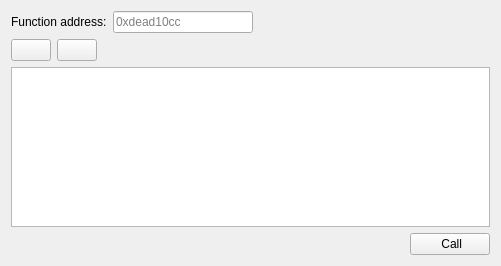
<?xml version="1.0" encoding="UTF-8"?>
<ui version="4.0">
 <class>CallPane</class>
 <widget class="QWidget" name="CallPane">
  <property name="geometry">
   <rect>
    <x>0</x>
    <y>0</y>
    <width>501</width>
    <height>266</height>
   </rect>
  </property>
  <property name="windowTitle">
   <string>Form</string>
  </property>
  <layout class="QVBoxLayout" name="verticalLayout">
   <item>
    <layout class="QHBoxLayout" name="horizontalLayout">
     <item>
      <widget class="QLabel" name="label">
       <property name="text">
        <string>Function address:</string>
       </property>
      </widget>
     </item>
     <item>
      <widget class="QLineEdit" name="addrEdit">
       <property name="maximumSize">
        <size>
         <width>140</width>
         <height>16777215</height>
        </size>
       </property>
       <property name="maxLength">
        <number>10</number>
       </property>
       <property name="placeholderText">
        <string>0xdead10cc</string>
       </property>
      </widget>
     </item>
     <item>
      <spacer name="horizontalSpacer">
       <property name="orientation">
        <enum>Qt::Horizontal</enum>
       </property>
       <property name="sizeHint" stdset="0">
        <size>
         <width>40</width>
         <height>20</height>
        </size>
       </property>
      </spacer>
     </item>
    </layout>
   </item>
   <item>
    <layout class="QHBoxLayout" name="horizontalLayout_2">
     <item>
      <widget class="QPushButton" name="addParam">
       <property name="text">
        <string/>
       </property>
       <property name="icon">
        <iconset resource="../icons/icons.qrc">
         <normaloff>:/add.png</normaloff>:/add.png</iconset>
       </property>
      </widget>
     </item>
     <item>
      <widget class="QPushButton" name="removeParam">
       <property name="text">
        <string/>
       </property>
       <property name="icon">
        <iconset resource="../icons/icons.qrc">
         <normaloff>:/remove.png</normaloff>:/remove.png</iconset>
       </property>
      </widget>
     </item>
     <item>
      <spacer name="horizontalSpacer_2">
       <property name="orientation">
        <enum>Qt::Horizontal</enum>
       </property>
       <property name="sizeHint" stdset="0">
        <size>
         <width>40</width>
         <height>20</height>
        </size>
       </property>
      </spacer>
     </item>
    </layout>
   </item>
   <item>
    <widget class="QTableView" name="argTable">
     <property name="selectionBehavior">
      <enum>QAbstractItemView::SelectRows</enum>
     </property>
     <attribute name="horizontalHeaderStretchLastSection">
      <bool>true</bool>
     </attribute>
    </widget>
   </item>
   <item>
    <layout class="QHBoxLayout" name="horizontalLayout_3">
     <property name="topMargin">
      <number>0</number>
     </property>
     <item>
      <spacer name="horizontalSpacer_3">
       <property name="orientation">
        <enum>Qt::Horizontal</enum>
       </property>
       <property name="sizeHint" stdset="0">
        <size>
         <width>40</width>
         <height>20</height>
        </size>
       </property>
      </spacer>
     </item>
     <item>
      <widget class="QPushButton" name="callBtn">
       <property name="text">
        <string> Call</string>
       </property>
       <property name="icon">
        <iconset resource="../icons/icons.qrc">
         <normaloff>:/call.png</normaloff>:/call.png</iconset>
       </property>
       <property name="default">
        <bool>false</bool>
       </property>
       <property name="flat">
        <bool>false</bool>
       </property>
      </widget>
     </item>
    </layout>
   </item>
  </layout>
 </widget>
 <resources>
  <include location="../icons/icons.qrc"/>
 </resources>
 <connections/>
</ui>
